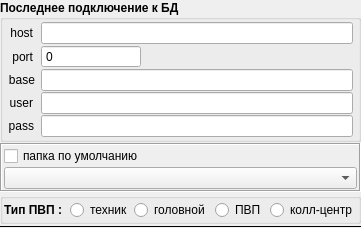
        <widget class="QFrame" name="frame_3">
         <property name="frameShape">
          <enum>QFrame::NoFrame</enum>
         </property>
         <property name="frameShadow">
          <enum>QFrame::Sunken</enum>
         </property>
         <layout class="QVBoxLayout" name="verticalLayout_2">
          <property name="spacing">
           <number>1</number>
          </property>
          <property name="leftMargin">
           <number>0</number>
          </property>
          <property name="topMargin">
           <number>0</number>
          </property>
          <property name="rightMargin">
           <number>0</number>
          </property>
          <property name="bottomMargin">
           <number>0</number>
          </property>
          <item>
           <widget class="QGroupBox" name="groupBox">
            <property name="minimumSize">
             <size>
              <width>200</width>
              <height>3</height>
             </size>
            </property>
            <property name="font">
             <font>
              <weight>75</weight>
              <bold>true</bold>
             </font>
            </property>
            <property name="title">
             <string>Последнее подключение к БД</string>
            </property>
            <layout class="QFormLayout" name="formLayout">
             <property name="fieldGrowthPolicy">
              <enum>QFormLayout::AllNonFixedFieldsGrow</enum>
             </property>
             <property name="horizontalSpacing">
              <number>6</number>
             </property>
             <property name="verticalSpacing">
              <number>1</number>
             </property>
             <property name="leftMargin">
              <number>5</number>
             </property>
             <property name="topMargin">
              <number>2</number>
             </property>
             <property name="rightMargin">
              <number>5</number>
             </property>
             <property name="bottomMargin">
              <number>2</number>
             </property>
             <item row="0" column="0">
              <widget class="QLabel" name="label_2">
               <property name="minimumSize">
                <size>
                 <width>25</width>
                 <height>0</height>
                </size>
               </property>
               <property name="font">
                <font>
                 <weight>50</weight>
                 <bold>false</bold>
                </font>
               </property>
               <property name="text">
                <string>host</string>
               </property>
               <property name="alignment">
                <set>Qt::AlignRight|Qt::AlignTrailing|Qt::AlignVCenter</set>
               </property>
              </widget>
             </item>
             <item row="0" column="1">
              <widget class="QLineEdit" name="ln_host">
               <property name="font">
                <font>
                 <weight>50</weight>
                 <bold>false</bold>
                </font>
               </property>
              </widget>
             </item>
             <item row="1" column="0">
              <widget class="QLabel" name="label_3">
               <property name="minimumSize">
                <size>
                 <width>25</width>
                 <height>0</height>
                </size>
               </property>
               <property name="font">
                <font>
                 <weight>50</weight>
                 <bold>false</bold>
                </font>
               </property>
               <property name="text">
                <string>port</string>
               </property>
               <property name="alignment">
                <set>Qt::AlignRight|Qt::AlignTrailing|Qt::AlignVCenter</set>
               </property>
              </widget>
             </item>
             <item row="1" column="1">
              <widget class="QSpinBox" name="spin_port">
               <property name="minimumSize">
                <size>
                 <width>100</width>
                 <height>0</height>
                </size>
               </property>
               <property name="maximumSize">
                <size>
                 <width>100</width>
                 <height>16777215</height>
                </size>
               </property>
               <property name="font">
                <font>
                 <weight>50</weight>
                 <bold>false</bold>
                </font>
               </property>
               <property name="buttonSymbols">
                <enum>QAbstractSpinBox::NoButtons</enum>
               </property>
               <property name="maximum">
                <number>99999</number>
               </property>
              </widget>
             </item>
             <item row="2" column="0">
              <widget class="QLabel" name="label_4">
               <property name="minimumSize">
                <size>
                 <width>25</width>
                 <height>0</height>
                </size>
               </property>
               <property name="font">
                <font>
                 <weight>50</weight>
                 <bold>false</bold>
                </font>
               </property>
               <property name="text">
                <string>base</string>
               </property>
               <property name="alignment">
                <set>Qt::AlignRight|Qt::AlignTrailing|Qt::AlignVCenter</set>
               </property>
              </widget>
             </item>
             <item row="2" column="1">
              <widget class="QLineEdit" name="ln_base">
               <property name="font">
                <font>
                 <weight>50</weight>
                 <bold>false</bold>
                </font>
               </property>
              </widget>
             </item>
             <item row="3" column="0">
              <widget class="QLabel" name="label_5">
               <property name="minimumSize">
                <size>
                 <width>25</width>
                 <height>0</height>
                </size>
               </property>
               <property name="font">
                <font>
                 <weight>50</weight>
                 <bold>false</bold>
                </font>
               </property>
               <property name="text">
                <string>user</string>
               </property>
               <property name="alignment">
                <set>Qt::AlignRight|Qt::AlignTrailing|Qt::AlignVCenter</set>
               </property>
              </widget>
             </item>
             <item row="3" column="1">
              <widget class="QLineEdit" name="ln_user">
               <property name="font">
                <font>
                 <weight>50</weight>
                 <bold>false</bold>
                </font>
               </property>
              </widget>
             </item>
             <item row="4" column="0">
              <widget class="QLabel" name="label_6">
               <property name="minimumSize">
                <size>
                 <width>25</width>
                 <height>0</height>
                </size>
               </property>
               <property name="font">
                <font>
                 <weight>50</weight>
                 <bold>false</bold>
                </font>
               </property>
               <property name="text">
                <string>pass</string>
               </property>
               <property name="alignment">
                <set>Qt::AlignRight|Qt::AlignTrailing|Qt::AlignVCenter</set>
               </property>
              </widget>
             </item>
             <item row="4" column="1">
              <widget class="QLineEdit" name="ln_pass">
               <property name="font">
                <font>
                 <weight>50</weight>
                 <bold>false</bold>
                </font>
               </property>
               <property name="echoMode">
                <enum>QLineEdit::Password</enum>
               </property>
              </widget>
             </item>
            </layout>
           </widget>
          </item>
          <item>
           <widget class="QFrame" name="frame">
            <property name="minimumSize">
             <size>
              <width>200</width>
              <height>0</height>
             </size>
            </property>
            <property name="frameShape">
             <enum>QFrame::Box</enum>
            </property>
            <property name="frameShadow">
             <enum>QFrame::Sunken</enum>
            </property>
            <layout class="QGridLayout" name="gridLayout_2">
             <property name="leftMargin">
              <number>2</number>
             </property>
             <property name="topMargin">
              <number>1</number>
             </property>
             <property name="rightMargin">
              <number>2</number>
             </property>
             <property name="bottomMargin">
              <number>1</number>
             </property>
             <property name="verticalSpacing">
              <number>1</number>
             </property>
             <item row="1" column="0" colspan="2">
              <widget class="QComboBox" name="combo_folder">
               <property name="minimumSize">
                <size>
                 <width>200</width>
                 <height>0</height>
                </size>
               </property>
              </widget>
             </item>
             <item row="0" column="0" colspan="2">
              <widget class="QCheckBox" name="ch_folder">
               <property name="minimumSize">
                <size>
                 <width>200</width>
                 <height>0</height>
                </size>
               </property>
               <property name="font">
                <font>
                 <weight>50</weight>
                 <bold>false</bold>
                </font>
               </property>
               <property name="text">
                <string>папка по умолчанию</string>
               </property>
              </widget>
             </item>
            </layout>
           </widget>
          </item>
          <item>
           <widget class="QGroupBox" name="groupBox">
            <property name="minimumSize">
             <size>
              <width>200</width>
              <height>0</height>
             </size>
            </property>
            <layout class="QHBoxLayout" name="horizontalLayout_6" stretch="0,0,0,0,0">
             <property name="spacing">
              <number>1</number>
             </property>
             <property name="leftMargin">
              <number>1</number>
             </property>
             <property name="topMargin">
              <number>1</number>
             </property>
             <property name="rightMargin">
              <number>1</number>
             </property>
             <property name="bottomMargin">
              <number>1</number>
             </property>
             <item>
              <widget class="QLabel" name="label_61">
               <property name="font">
                <font>
                 <weight>75</weight>
                 <bold>true</bold>
                </font>
               </property>
               <property name="text">
                <string>Тип ПВП :  </string>
               </property>
               <property name="alignment">
                <set>Qt::AlignLeading|Qt::AlignLeft|Qt::AlignVCenter</set>
               </property>
              </widget>
             </item>
             <item>
              <widget class="QRadioButton" name="rb_tech">
               <property name="font">
                <font>
                 <weight>50</weight>
                 <bold>false</bold>
                </font>
               </property>
               <property name="text">
                <string>техник</string>
               </property>
              </widget>
             </item>
             <item>
              <widget class="QRadioButton" name="rb_head">
               <property name="maximumSize">
                <size>
                 <width>110</width>
                 <height>16777215</height>
                </size>
               </property>
               <property name="font">
                <font>
                 <weight>50</weight>
                 <bold>false</bold>
                </font>
               </property>
               <property name="text">
                <string>головной </string>
               </property>
              </widget>
             </item>
             <item>
              <widget class="QRadioButton" name="rb_locl">
               <property name="font">
                <font>
                 <weight>50</weight>
                 <bold>false</bold>
                </font>
               </property>
               <property name="text">
                <string>ПВП </string>
               </property>
              </widget>
             </item>
             <item>
              <widget class="QRadioButton" name="rb_call">
               <property name="font">
                <font>
                 <weight>50</weight>
                 <bold>false</bold>
                </font>
               </property>
               <property name="text">
                <string>колл-центр</string>
               </property>
              </widget>
             </item>
            </layout>
           </widget>
          </item>
          <item>
           <widget class="Line" name="line_2">
            <property name="minimumSize">
             <size>
              <width>200</width>
              <height>0</height>
             </size>
            </property>
            <property name="frameShadow">
             <enum>QFrame::Plain</enum>
            </property>
            <property name="lineWidth">
             <number>0</number>
            </property>
            <property name="orientation">
             <enum>Qt::Horizontal</enum>
            </property>
           </widget>
          </item>
         </layout>
        </widget>
